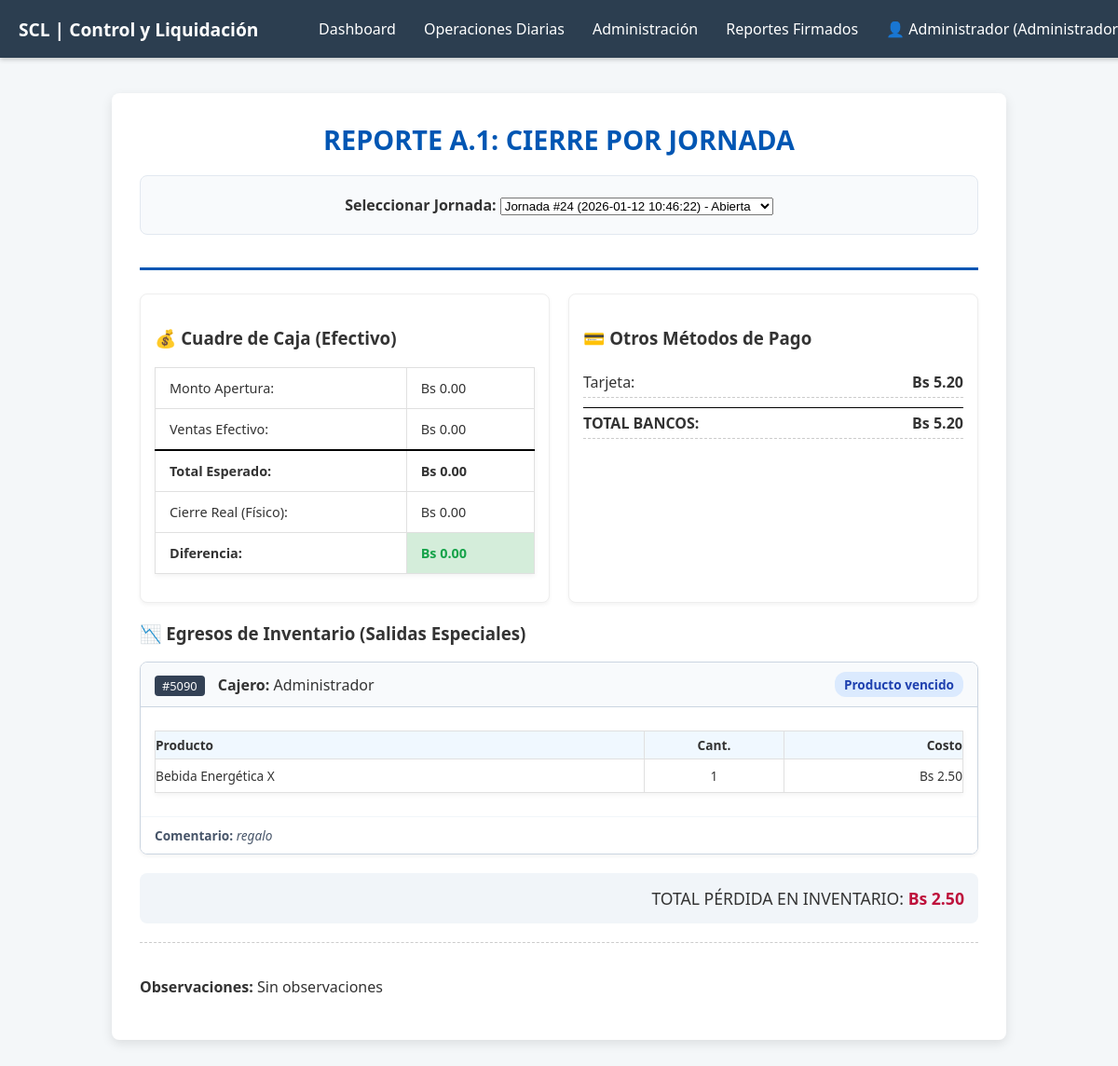
The page /reporte_a1.php (signed in) on the database its author committed.
### tables this page shows
CREATE TABLE `control_jornadas` (
  `id_jornada` int(11) NOT NULL,
  `fecha_apertura` datetime DEFAULT NULL,
  `id_usuario_apertura_fk` int(11) DEFAULT NULL,
  `id_usuario_cierre_fk` int(11) DEFAULT NULL,
  `monto_apertura` decimal(10,2) NOT NULL,
  `monto_ventas_sistema` decimal(10,2) DEFAULT 0.00,
  `monto_conteo_fisico` decimal(10,2) DEFAULT 0.00,
  `diferencia` decimal(10,2) DEFAULT 0.00,
  `estado_jornada` varchar(20) DEFAULT 'Abierta',
  `notas` text DEFAULT NULL,
  `apertura_timestamp` timestamp NOT NULL DEFAULT current_timestamp(),
  `cierre_timestamp` datetime DEFAULT NULL,
  `fecha_cierre` datetime DEFAULT NULL,
  `monto_cierre_real` decimal(10,2) DEFAULT NULL,
  `observaciones` text DEFAULT NULL
);

CREATE TABLE `detalle_egresos` (
  `id_detalle` int(11) NOT NULL,
  `id_transaccion_fk` bigint(20) DEFAULT NULL,
  `id_producto_fk` int(11) DEFAULT NULL,
  `id_tipo_movimiento_fk` int(11) DEFAULT NULL,
  `cantidad` int(11) NOT NULL,
  `usuario_autorizador` int(11) DEFAULT NULL
);

CREATE TABLE `usuarios` (
  `id_usuario` int(11) NOT NULL,
  `user_full_name` varchar(100) NOT NULL,
  `username` varchar(50) NOT NULL,
  `password_hash` varchar(255) NOT NULL,
  `id_rol_fk` int(11) NOT NULL,
  `estado` varchar(20) DEFAULT 'Activo',
  `fecha_creacion` timestamp NOT NULL DEFAULT current_timestamp()
);

CREATE TABLE `tipo_movimiento` (
  `id_tipo_movimiento` int(11) NOT NULL,
  `nombre_movimiento` varchar(100) NOT NULL,
  `tipo_flujo` enum('Entrada','Salida') NOT NULL,
  `activo` tinyint(1) NOT NULL DEFAULT 1
);

CREATE TABLE `inventario` (
  `id_producto` int(11) NOT NULL,
  `nombre_producto` varchar(100) NOT NULL,
  `stock_actual` int(11) NOT NULL,
  `costo_unitario` decimal(10,2) NOT NULL,
  `ultima_venta_fecha` date DEFAULT NULL
);

CREATE TABLE `transacciones` (
  `id_registro` bigint(20) NOT NULL,
  `id_usuario_cajero_fk` int(11) DEFAULT NULL,
  `id_jornada_fk` int(11) DEFAULT NULL,
  `fecha_transaccion` datetime DEFAULT NULL,
  `turno` varchar(10) DEFAULT NULL,
  `tipo_cobro` varchar(20) NOT NULL,
  `monto_total` decimal(10,2) DEFAULT NULL,
  `es_egreso` tinyint(1) NOT NULL,
  `motivo_egreso` mediumtext DEFAULT NULL,
  `referencia_banco` varchar(100) DEFAULT NULL
);

### includes/auth.php (called while the page is built, shortened)
<?php
function obtenerJornadaActiva($conn) {
    $sql = "SELECT id_jornada FROM control_jornadas WHERE estado_jornada IN ('Abierta', '1') LIMIT 1";
    $res = $conn->query($sql);
    if ($res && $res->num_rows > 0) {
        $row = $res->fetch_assoc();
        return $row['id_jornada'];
    }
    return false;
}
?>

### reporte_a1.php (the view, shortened to what this page needs)
<?php
include 'includes/auth.php';
include 'includes/db_connect.php';
$sql_jornadas = "SELECT id_jornada, fecha_apertura, estado_jornada FROM control_jornadas ORDER BY id_jornada DESC";
$lista_jornadas = $conn->query($sql_jornadas);
$id_jornada_consulta = isset($_GET['id_jornada']) ? intval($_GET['id_jornada']) : 0;
if ($id_jornada_consulta === 0) {
    if (function_exists('obtenerJornadaActiva')) {
        $id_jornada_consulta = obtenerJornadaActiva($conn);
    }
}
$datos_jornada = null;
$total_registrado_efectivo = 0;
$total_otros_metodos = 0;
if ($id_jornada_consulta) {
    $sql_master = "SELECT * FROM control_jornadas WHERE id_jornada = $id_jornada_consulta";
    $res_master = $conn->query($sql_master);
    $datos_jornada = ($res_master) ? $res_master->fetch_assoc() : null;
    if ($datos_jornada) {
        $sql_ventas = "SELECT mp.nombre_metodo, SUM(dp.monto_pago) AS total_por_metodo
                       FROM detalle_pago dp
                       JOIN transacciones t ON dp.id_transaccion_fk = t.id_registro
                       JOIN metodos_pago mp ON dp.id_metodo_fk = mp.id_metodo
                       WHERE t.id_jornada_fk = $id_jornada_consulta
                       AND t.es_egreso = 0
                       GROUP BY mp.nombre_metodo";
        $res_ventas = $conn->query($sql_ventas);
        $desglose_pagos = [];
        while ($row = $res_ventas->fetch_assoc()) {
            $desglose_pagos[] = $row;
            if ($row['nombre_metodo'] == 'Efectivo') {
                $total_registrado_efectivo = $row['total_por_metodo'];
            } else {
                $total_otros_metodos += $row['total_por_metodo'];
            }
        }
        $sql_egresos = "SELECT
            t.id_registro AS id_trans,
            u.user_full_name AS cajero,
            i.nombre_producto,
            de.cantidad,
            tm.nombre_movimiento AS motivo,
            t.motivo_egreso AS comentario,
            (de.cantidad * i.costo_unitario) AS costo_asociado
        FROM detalle_egresos de
        JOIN transacciones t ON de.id_transaccion_fk = t.id_registro
        JOIN inventario i ON de.id_producto_fk = i.id_producto
        JOIN usuarios u ON t.id_usuario_cajero_fk = u.id_usuario
        LEFT JOIN tipo_movimiento tm ON de.id_tipo_movimiento_fk = tm.id_tipo_movimiento
        WHERE t.id_jornada_fk = $id_jornada_consulta
        AND t.es_egreso = 1
        ORDER BY t.id_registro DESC";
        $res_egresos = $conn->query($sql_egresos);
    }
}
?>
<!DOCTYPE html>
<html lang="es">
<head>
    <link rel="stylesheet" href="css/style.css">
</head>
<body>
    <?php include 'includes/menu.php'; ?>
    <div class="report-container">
        <header class="report-header">
            <h1>REPORTE A.1: CIERRE POR JORNADA</h1>
            <div class="selector-jornada">
                <form method="GET" action="reporte_a1.php">
                    <label><strong>Seleccionar Jornada:</strong></label>
                    <select name="id_jornada" onchange="this.form.submit()">
                        <?php while($j = $lista_jornadas->fetch_assoc()): ?>
                            <option value="<?php echo $j['id_jornada']; ?>" <?php echo ($id_jornada_consulta == $j['id_jornada']) ? 'selected' : ''; ?>>
                                Jornada #<?php echo $j['id_jornada']; ?> (<?php echo $j['fecha_apertura']; ?>) - <?php echo $j['estado_jornada']; ?>
                            </option>
                        <?php endwhile; ?>
                    </select>
                </form>
            </div>
        </header>
        <?php if ($datos_jornada):
            $total_esperado_caja = $datos_jornada['monto_apertura'] + $total_registrado_efectivo;
            $diferencia = ($datos_jornada['monto_cierre_real'] ?? 0) - $total_esperado_caja;
            $clase_alerta = (abs($diferencia) > 5) ? 'alerta-roja' : 'alerta-verde';
        ?>
            <div class="grid-resumen">
                <div class="card">
                    <h3>💰 Cuadre de Caja (Efectivo)</h3>
                    <table style="width: 100%;">
                        <tr><td>Monto Apertura:</td><td align="right">Bs <?php echo number_format($datos_jornada['monto_apertura'], 2); ?></td></tr>
                        <tr><td>Ventas Efectivo:</td><td align="right">Bs <?php echo number_format($total_registrado_efectivo, 2); ?></td></tr>
                        <tr style="border-top: 2px solid #000;">
                            <td><strong>Total Esperado:</strong></td>
                            <td align="right"><strong>Bs <?php echo number_format($total_esperado_caja, 2); ?></strong></td>
                        </tr>
                        <tr><td>Cierre Real (Físico):</td><td align="right">Bs <?php echo number_format($datos_jornada['monto_cierre_real'] ?? 0, 2); ?></td></tr>
                        <tr>
                            <td><strong>Diferencia:</strong></td>
                            <td align="right" class="<?php echo $clase_alerta; ?>"><strong>Bs <?php echo number_format($diferencia, 2); ?></strong></td>
                        </tr>
                    </table>
                </div>
                <div class="card">
                    <h3>💳 Otros Métodos de Pago</h3>
                    <?php if (!empty($desglose_pagos)): ?>
                        <?php foreach($desglose_pagos as $pago):
                            if($pago['nombre_metodo'] == 'Efectivo') continue; ?>
                            <div class="metodo-item">
                                <span><?php echo $pago['nombre_metodo']; ?>:</span>
                                <strong>Bs <?php echo number_format($pago['total_por_metodo'], 2); ?></strong>
                            </div>
                        <?php endforeach; ?>
                        <div class="metodo-item" style="margin-top:10px; border-top: 1px solid #000;">
                            <span><strong>TOTAL BANCOS:</strong></span>
                            <strong>Bs <?php echo number_format($total_otros_metodos, 2); ?></strong>
                        </div>
                    <?php else: ?>
                        <p>No hay registros de otros métodos.</p>
                    <?php endif; ?>
                </div>
            </div>
            <section class="detalle-egresos">
                <?php if ($res_egresos && $res_egresos->num_rows > 0):
                    $total_costo_egresos = 0;
                    $egresos_agrupados = [];
                    while($fila = $res_egresos->fetch_assoc()) {
                        $egresos_agrupados[$fila['id_trans']]['info'] = [
                            'cajero' => $fila['cajero'],
                            'motivo' => $fila['motivo'],
                            'comentario' => $fila['comentario']
                        ];
                        $egresos_agrupados[$fila['id_trans']]['items'][] = [
                            'producto' => $fila['nombre_producto'],
                            'cantidad' => $fila['cantidad'],
                            'costo' => $fila['costo_asociado']
                        ];
                        $total_costo_egresos += $fila['costo_asociado'];
                    }
                ?>
                <h3>📉 Egresos de Inventario (Salidas Especiales)</h3>
                <div class="contenedor-tarjetas" style="display: flex; flex-direction: column; gap: 15px;">
                    <?php foreach ($egresos_agrupados as $id_trans => $datos): ?>
                        <div class="card-egreso" style="border: 1px solid #cbd5e1; border-radius: 8px; overflow: hidden; background: #fff; box-shadow: 0 2px 4px rgba(0,0,0,0.05);">
                            <div class="card-header" style="background: #f8fafc; padding: 10px 15px; border-bottom: 1px solid #cbd5e1; display: flex; justify-content: space-between; align-items: center;">
                                <div>
                                    <span style="background: #334155; color: white; padding: 2px 8px; border-radius: 4px; font-size: 0.8em; margin-right: 10px;">#<?php echo $id_trans; ?></span>
                                    <strong>Cajero:</strong> <?php echo htmlspecialchars($datos['info']['cajero']); ?>
                                </div>
                                <span class="badge-info" style="background: #dbeafe; color: #1e40af; padding: 4px 10px; border-radius: 12px; font-size: 0.85em; font-weight: bold;">
                                    <?php echo htmlspecialchars($datos['info']['motivo'] ?? 'Salida'); ?>
                                </span>
                            </div>
                            <div class="card-body" style="padding: 10px 15px;">
                                <table style="width: 100%; border-collapse: collapse; font-size: 0.95em;">
                                    <thead>
                                        <tr style="color: #64748b; border-bottom: 1px solid #f1f5f9; text-align: left;">
                                            <th style="padding: 5px 0;">Producto</th>
                                            <th style="padding: 5px 0; text-align: center;">Cant.</th>
                                            <th style="padding: 5px 0; text-align: right;">Costo</th>
                                        </tr>
                                    </thead>
                                    <tbody>
                                        <?php foreach ($datos['items'] as $item): ?>
                                            <tr style="border-bottom: 1px dotted #f1f5f9;">
                                                <td style="padding: 8px 0;"><?php echo htmlspecialchars($item['producto']); ?></td>
                                                <td style="padding: 8px 0; text-align: center;"><?php echo $item['cantidad']; ?></td>
                                                <td style="padding: 8px 0; text-align: right;">Bs <?php echo number_format($item['costo'], 2); ?></td>
                                            </tr>
                                        <?php endforeach; ?>
                                    </tbody>
                                </table>
                            </div>
                            <div class="card-footer" style="padding: 10px 15px; background: #fff; border-top: 1px solid #f1f5f9;">
                                <p style="margin: 0; font-size: 0.85em; color: #475569;">
                                    <strong>Comentario:</strong> <i><?php echo htmlspecialchars($datos['info']['comentario'] ?: 'Sin observaciones'); ?></i>
                                </p>
                            </div>
                        </div>
                    <?php endforeach; ?>
                </div>
                <div style="margin-top: 20px; text-align: right; padding: 15px; background: #f1f5f9; border-radius: 8px;">
                    <span style="font-size: 1.1em;">TOTAL PÉRDIDA EN INVENTARIO: <strong style="color: #be123c;">Bs <?php echo number_format($total_costo_egresos, 2); ?></strong></span>
                </div>
                <?php else: ?>
                    <p style="color: #666; text-align: center; padding: 20px;">No se registraron egresos especiales en esta jornada.</p>
                <?php endif; ?>
            </section>
            <section class="cierre-final" style="margin-top:20px;">
                <p><strong>Observaciones:</strong> <?php echo htmlspecialchars($datos_jornada['observaciones'] ?? 'Sin observaciones'); ?></p>
            </section>
        <?php else: ?>
            <div class="card" style="text-align:center; color: #666;">
                <h3>Seleccione una jornada para ver el reporte preliminar.</h3>
            </div>
        <?php endif; ?>
    </div>
</body>
</html>

### css/style.css (style rules this page uses)
body { font-family: 'Segoe UI', Tahoma, Geneva, Verdana, sans-serif; background-color: #f4f7f9; margin: 0; padding: 20px; color: #333; }
.report-container { max-width: 900px; margin: 20px auto; background-color: #ffffff; box-shadow: 0 4px 12px rgba(0, 0, 0, 0.1); padding: 30px; border-radius: 8px; }
.report-header { text-align: center; padding-bottom: 15px; border-bottom: 3px solid #0056b3; margin-bottom: 25px; }
.report-header h1 { color: #0056b3; font-size: 1.8em; margin-top: 0; }
table { width: 100%; border-collapse: collapse; margin: 15px 0; box-shadow: 0 2px 5px rgba(0, 0, 0, 0.05); }
th, td { border: 1px solid #e0e0e0; padding: 12px 15px; text-align: left; font-size: 0.9em; }
th { background-color: #f0f8ff; color: #333; font-weight: bold; }
.alerta-verde { background-color: #d4edda; color: #155724; }
.cierre-final { text-align: left; padding-top: 20px; margin-top: 30px; border-top: 1px dashed #ccc; }
.report-container { margin-top: 80px; }

### reporte_a1.php (style rules this page uses)
.selector-jornada { background: #f8fafc; padding: 20px; border-radius: 8px; margin-bottom: 20px; border: 1px solid #e2e8f0; }
.grid-resumen { display: grid; grid-template-columns: 1fr 1fr; gap: 20px; margin-bottom: 20px; }
.card { background: white; padding: 15px; border-radius: 8px; border: 1px solid #eee; box-shadow: 0 2px 4px rgba(0,0,0,0.05); }
.alerta-verde { color: #16a34a; }
.metodo-item { display: flex; justify-content: space-between; padding: 5px 0; border-bottom: 1px dashed #ccc; }

### rows shown on the page
control_jornadas: monto_apertura "0.00", monto_cierre_real "0.00", observaciones "Sin observaciones"
detalle_egresos: id_trans "5090", usuario_autorizador.user_full_name "Administrador", id_tipo_movimiento_fk.nombre_movimiento "Producto vencido", id_producto_fk.nombre_producto "Bebida Energética X", cantidad "1", costo "2.50", id_transaccion_fk.motivo_egreso "regalo"

### other values the page prints
$user_display "Administrador…"
$total_registrado_efectivo "0.00"
$pago['nombre_metodo'] "Tarjeta"
$pago['total_por_metodo'] "5.20"
$total_otros_metodos "5.20"
$total_costo_egresos "2.50"
